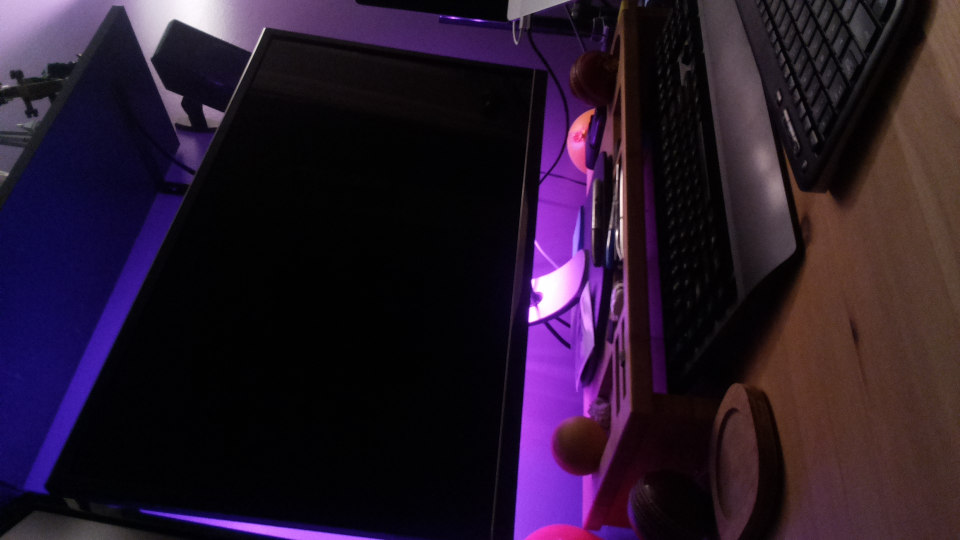
#> input picture startup-picamera.jpg, 1920 x 1080 px (shown at 1/2 size)
$ python -i common.py   (imports and definitions only)
#> lines starting #> are read from the running program, lines starting #| are printed output that depends on the picture
import cv2
import imutils
import numpy as np

# [17 lines left out: function draw_mask, not called in this run]

def reduce_img(img, resize=None):
    gray = cv2.cvtColor(img, cv2.COLOR_BGR2GRAY)
    gray = cv2.GaussianBlur(gray, (21, 21), 0)

    if not resize is None:
        gray = imutils.resize(gray, width=resize)

    return gray

# [14 lines left out: functions build_histogram, draw_histogram, not called in this run]

# takes the direct output of calcHist
def compare_histograms(a, b):
    compare = cv2.compareHist(a, b, cv2.HISTCMP_CHISQR)
    return compare

# [11 lines left out: function change_mask_size, not called in this run]

def get_mask_real_size(mask, resolution):
    (x, y, w, h) = mask
    return (int(resolution[0] * w), int(resolution[1] * h))

# [12 lines left out: function get_mask_coords, not called in this run]

def extract_image_region(image, bounds):
    return image[bounds["tl"]["y"]:bounds["br"]["y"], bounds["tl"]["x"]:bounds["br"]["x"]]

# [21 lines left out: function draw_aim_grid, not called in this run]

>>> import cv2
>>> picture = cv2.imread('startup-picamera.jpg')
#> picture is the input picture: shape (1080, 1920, 3); mean B, G, R 42.3, 24.3, 39.5
>>> result = reduce_img(picture)
#> in reduce_img, `gray = cv2.cvtColor(img, cv2.COLOR_BGR2GRAY)`:
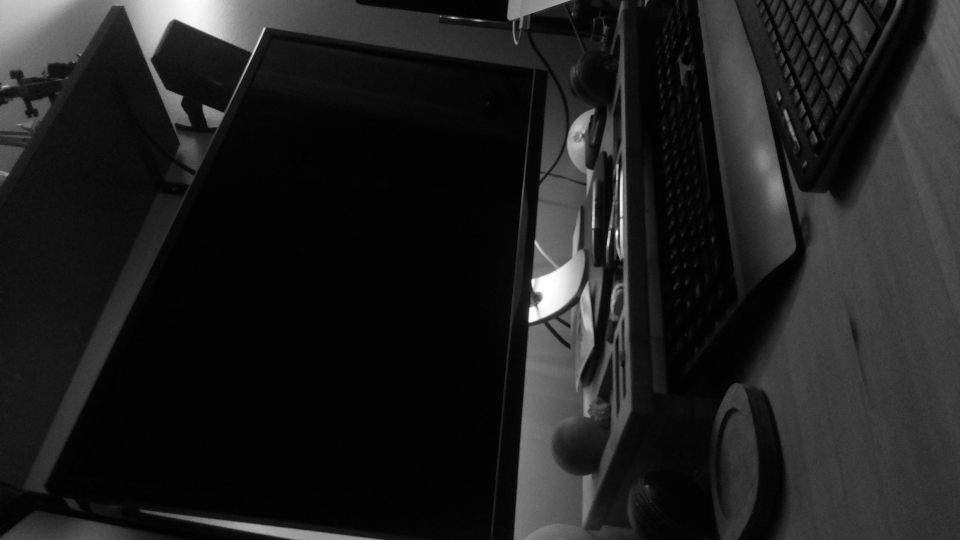
#> gray: shape (1080, 1920) (shown at 1/2 size); min 0, max 255, mean 30.9
